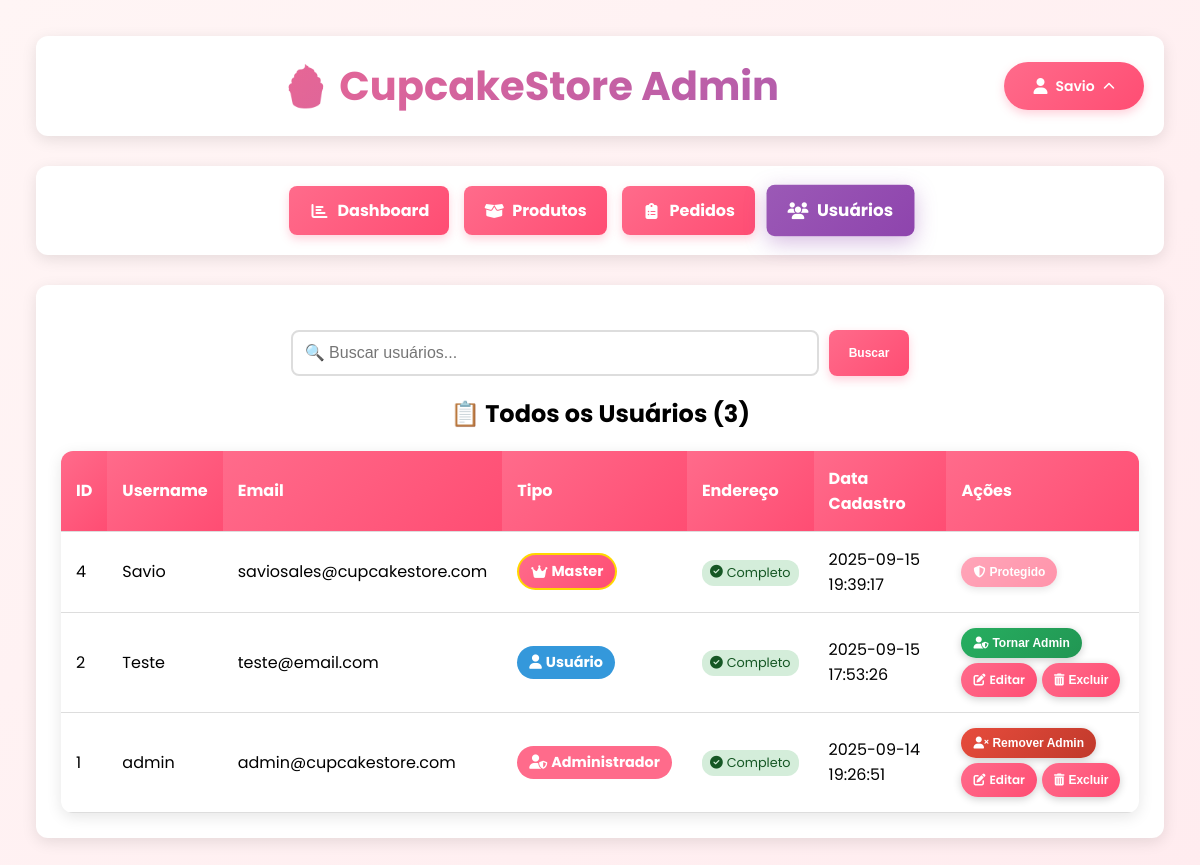
The app's page /admin/usuarios (signed in) with its own data.
### tables this page shows
CREATE TABLE users (
            id INTEGER PRIMARY KEY AUTOINCREMENT,
            username TEXT UNIQUE NOT NULL,
            email TEXT UNIQUE NOT NULL,
            password TEXT NOT NULL,
            created_at TIMESTAMP DEFAULT CURRENT_TIMESTAMP
        , is_admin BOOLEAN DEFAULT 0, estado TEXT, cidade TEXT, bairro TEXT, rua TEXT, numero TEXT, cep TEXT);

### backend/app.py (the view)
@app.route('/admin/usuarios')
@admin_required
def admin_usuarios():
    try:
        conn = get_db_connection()
        usuarios = conn.execute('SELECT * FROM users ORDER BY created_at DESC').fetchall()
        conn.close()
        return render_template('admin/usuarios.html', usuarios=usuarios)
    except Exception as e:
        print(f"❌ Erro ao carregar usuários: {e}")
        flash('Erro ao carregar usuários.', 'error')
        return redirect(url_for('admin_dashboard'))

### backend/app.py (called while the page is built)
def is_admin():
    if 'user_id' not in session:
        return False
    try:
        conn = get_db_connection()
        user = conn.execute(
            'SELECT is_admin FROM users WHERE id = ?',
            (session['user_id'],)
        ).fetchone()
        conn.close()
        return user and user['is_admin'] == 1
    except Exception as e:
        print(f"❌ Erro ao verificar admin: {e}")
        return False

def admin_required(f):
    @wraps(f)
    def decorated_function(*args, **kwargs):
        if not is_admin():
            flash('Acesso restrito a administradores!', 'error')
            return redirect(url_for('home'))
        return f(*args, **kwargs)
    return decorated_function

@app.context_processor
def utility_processor():
    def check_is_admin():
        """Verifica se o usuário logado é admin"""
        if 'user_id' not in session:
            return False
        try:
            conn = get_db_connection()
            user = conn.execute(
                'SELECT is_admin FROM users WHERE id = ?',
                (session['user_id'],)
            ).fetchone()
            conn.close()
            return user and user['is_admin'] == 1
        except:
            return False
    return dict(is_admin=check_is_admin)

### database/database.py (called while the page is built)
def get_db_connection():
    db_path = os.path.join(base_dir, 'cupcakes.db')
    conn = sqlite3.connect(db_path)
    conn.row_factory = sqlite3.Row
    return conn

### frontend/templates/Admin/usuarios.html (shortened to what this page needs)
{% extends "Admin/base.html" %}
{% block content %}
<div class="search-bar">
    <input type="text" placeholder="🔍 Buscar usuários..." id="searchInput">
    <button class="btn-admin btn-primary" onclick="filtrarUsuarios()">Buscar</button>
</div>
<div class="usuarios-list">
    <h2>📋 Todos os Usuários ({{ usuarios|length }})</h2>
    {% if usuarios|length == 0 %}
    <div class="nenhum-resultado"
        style="text-align: center; padding: 40px; background: white; border-radius: 12px; box-shadow: 0 4px 15px rgba(0,0,0,0.1);">
        <h3 style="color: #ff6b8b;">👥 Nenhum usuário encontrado</h3>
        <p>Não há usuários cadastrados no sistema.</p>
    </div>
    {% else %}
    <table class="usuarios-table">
        <thead>
            <tr>
                <th>ID</th>
                <th>Username</th>
                <th>Email</th>
                <th>Tipo</th>
                <th>Endereço</th>
                <th>Data Cadastro</th>
                <th>Ações</th>
            </tr>
        </thead>
        <tbody>
            {% for usuario in usuarios %}
            <tr class="usuario-row">
                <td>{{ usuario['id'] }}</td>
                <td>{{ usuario['username'] }}</td>
                <td>{{ usuario['email'] }}</td>
                <td>
                    {% if usuario['email'] == 'saviosales@cupcakestore.com' %}
                    <span class="admin-badge badge-master">
                        <i class="fas fa-crown"></i> Master
                    </span>
                    {% elif usuario['is_admin'] == 1 %}
                    <span class="admin-badge badge-admin">
                        <i class="fas fa-user-shield"></i> Administrador
                    </span>
                    {% else %}
                    <span class="admin-badge badge-user">
                        <i class="fas fa-user"></i> Usuário
                    </span>
                    {% endif %}
                </td>
                <td>
                    {% if usuario['cep'] and usuario['rua'] and usuario['numero'] %}
                    <span class="badge-completo" title="Endereço completo">
                        <i class="fas fa-check-circle"></i> Completo
                    </span>
                    {% else %}
                    <span class="badge-incompleto">
                        <i class="fas fa-times-circle"></i> Incompleto
                    </span>
                    {% endif %}
                </td>
                <td>{{ usuario['created_at'] }}</td>
                <td>
                    <div style="display: flex; flex-wrap: wrap; gap: 5px;">
                        {% if usuario['email'] == 'saviosales@cupcakestore.com' %}
                        <button class="btn-admin btn-primary" disabled title="Conta master protegida">
                            <i class="fas fa-shield-alt"></i> Protegido
                        </button>
                        {% else %}
                        {% if usuario['is_admin'] == 1 %}
                        <button class="btn-admin btn-danger"
                            onclick="abrirModalToggleAdmin({{ usuario['id'] }}, '{{ usuario['username'] }}', 1)">
                            <i class="fas fa-user-times"></i> Remover Admin
                        </button>
                        {% else %}
                        <button class="btn-admin btn-success"
                            onclick="abrirModalToggleAdmin({{ usuario['id'] }}, '{{ usuario['username'] }}', 0)">
                            <i class="fas fa-user-shield"></i> Tornar Admin
                        </button>
                        {% endif %}
                        <a href="{{ url_for('admin_editar_usuario', user_id=usuario['id']) }}"
                            class="btn-admin btn-primary">
                            <i class="fas fa-edit"></i> Editar
                        </a>
                        {% if usuario['id'] != session['user_id'] %}
                        <button class="btn-admin btn-primary"
                            onclick="abrirModalExclusaoUsuario({{ usuario['id'] }}, '{{ usuario['username'] }}')">
                            <i class="fas fa-trash-alt"></i> Excluir
                        </button>
                        {% else %}
                        <button class="btn-admin btn-primary" disabled title="Não pode excluir a si mesmo">
                            <i class="fas fa-ban"></i> Excluir
                        </button>
                        {% endif %}
                        {% endif %}
                    </div>
                </td>
            </tr>
            {% endfor %}
        </tbody>
    </table>
    {% endif %}
</div>
{% endblock %}

### frontend/templates/Admin/base.html (shortened to what this page needs)
<!DOCTYPE html>
<html lang="pt-BR">
<head>
    <link rel="stylesheet" href="{{ url_for('static', filename='css/style.css') }}">
    <link rel="stylesheet" href="https://cdnjs.cloudflare.com/ajax/libs/font-awesome/6.4.0/css/all.min.css">
</head>
<body>
    <div class="admin-container">
        <div class="admin-header">
            <a href="{{ url_for('home') }}"
                style="text-decoration: none; display: flex; justify-content: center; flex: 1;">
                <h1>🧁 CupcakeStore Admin</h1>
            </a>
            <div style="display: flex; align-items: center; gap: 15px;">
                <div class="user-menu-admin">
                    <button class="user-trigger-admin">
                        <i class="fas fa-user"></i>
                        {{ session['username'] }}
                        <i class="fas fa-chevron-down"></i>
                    </button>
                </div>
            </div>
        </div>
        <div class="admin-nav">
            <div class="nav-links">
                <a href="{{ url_for('admin_dashboard') }}"
                    class="{% if request.endpoint == 'admin_dashboard' %}active{% endif %}">
                    <i class="fas fa-chart-bar"></i> Dashboard
                </a>
                <a href="{{ url_for('admin_produtos') }}"
                    class="{% if request.endpoint == 'admin_produtos' %}active{% endif %}">
                    <i class="fas fa-box-open"></i> Produtos
                </a>
                <a href="{{ url_for('admin_pedidos') }}"
                    class="{% if request.endpoint == 'admin_pedidos' %}active{% endif %}">
                    <i class="fas fa-clipboard-list"></i> Pedidos
                </a>
                <a href="{{ url_for('admin_usuarios') }}"
                    class="{% if request.endpoint == 'admin_usuarios' %}active{% endif %}">
                    <i class="fas fa-users"></i> Usuários
                </a>
            </div>
        </div>
        <div class="admin-content">
            {% block content %}{% endblock %}
        </div>
    </div>
</body>
</html>

### frontend/static/css/style.css (style rules this page uses)
body { font-family: Arial, sans-serif; text-align: center; margin: 0; padding: 20px; background-color: #fff5f5; }
h1 { color: #ff6b8b; }
.search-bar { margin: 20px 0; display: flex; gap: 10px; justify-content: center; }
.search-bar input { flex: 1; max-width: 500px; padding: 12px; border: 2px solid #ddd; border-radius: 8px; font-size: 16px; }
.search-bar button { padding: 12px 20px; background: linear-gradient(135deg, #ff6b8b, #ff4d73); color: white; border: none; border-radius: 8px; cursor: pointer; font-weight: bold; transition: all 0.3s ease; box-shadow: 0 4px 10px rgba(255, 107, 139, 0.3); }
.admin-container { max-width: 1200px; margin: 0 auto; padding: 20px; }
.admin-header { display: flex; justify-content: space-between; align-items: center; margin-bottom: 30px; padding: 20px; background: white; border-radius: 12px; box-shadow: 0 4px 15px rgba(0,0,0,0.1); }
.btn-admin { display: inline-flex; align-items: center; gap: 0.5rem; padding: 10px 20px; border-radius: 25px; text-decoration: none; font-weight: 600; transition: all 0.3s ease; border: none; cursor: pointer; font-size: 14px; }
.btn-primary { background: linear-gradient(135deg, #ff6b8b, #ff4d73); color: white; }
.btn-danger { background: linear-gradient(135deg, #e74c3c, #c0392b); color: white; }

### frontend/templates/Admin/usuarios.html (style rules this page uses)
.search-bar { margin-bottom: 20px; display: flex; gap: 10px; }
.search-bar input { flex: 1; padding: 12px; border: 2px solid #ddd; border-radius: 8px; font-size: 16px; }
.usuarios-table { width: 100%; border-collapse: collapse; background: white; border-radius: 12px; overflow: hidden; box-shadow: 0 4px 15px rgba(0, 0, 0, 0.1); }
.usuarios-table th, .usuarios-table td { padding: 15px; text-align: left; border-bottom: 1px solid #ddd; }
.usuarios-table th { background: linear-gradient(135deg, #ff6b8b, #ff4d73); color: white; font-weight: bold; }
.admin-badge { padding: 6px 12px; border-radius: 20px; font-size: 0.9em; font-weight: bold; display: inline-flex; align-items: center; gap: 4px; }
.badge-admin { background: #ff6b8b; color: white; }
.badge-user { background: #3498db; color: white; }
.badge-master { background: linear-gradient(135deg, #ff6b8b, #ff4d73); color: white; border: 2px solid gold; }
.btn-admin { display: inline-flex; align-items: center; gap: 4px; padding: 8px 12px; border-radius: 20px; text-decoration: none; font-weight: 600; transition: all 0.3s ease; border: none; cursor: pointer; font-size: 12px; box-shadow: 0 2px 8px rgba(0, 0, 0, 0.2); }
.btn-admin:disabled { opacity: 0.6; cursor: not-allowed; }
.btn-danger { background: linear-gradient(135deg, #e74c3c, #c0392b) !important; color: white !important; }
.btn-success { background: linear-gradient(135deg, #27ae60, #219653) !important; color: white !important; }
.btn-primary { background: linear-gradient(135deg, #ff6b8b, #ff4d73) !important; color: white !important; }
.badge-completo { background: #d4edda; color: #155724; padding: 4px 8px; border-radius: 12px; font-size: 0.8em; display: inline-flex; align-items: center; gap: 4px; }

### records on screen
users: username "Savio", id "4", email "saviosales@cupcakestore.com", shows "Master", cep "Completo", created_at "2025-09-15 19:39:17", shows "Protegido"
users: id "2", username "Teste", email "teste@email.com", is_admin False (drawn), cep "Completo", created_at "2025-09-15 17:53:26"
users: id "1", username "admin", email "admin@cupcakestore.com", is_admin True (drawn), cep "Completo", created_at "2025-09-14 19:26:51"

### other values on screen
{{ usuarios|length }} "3"
